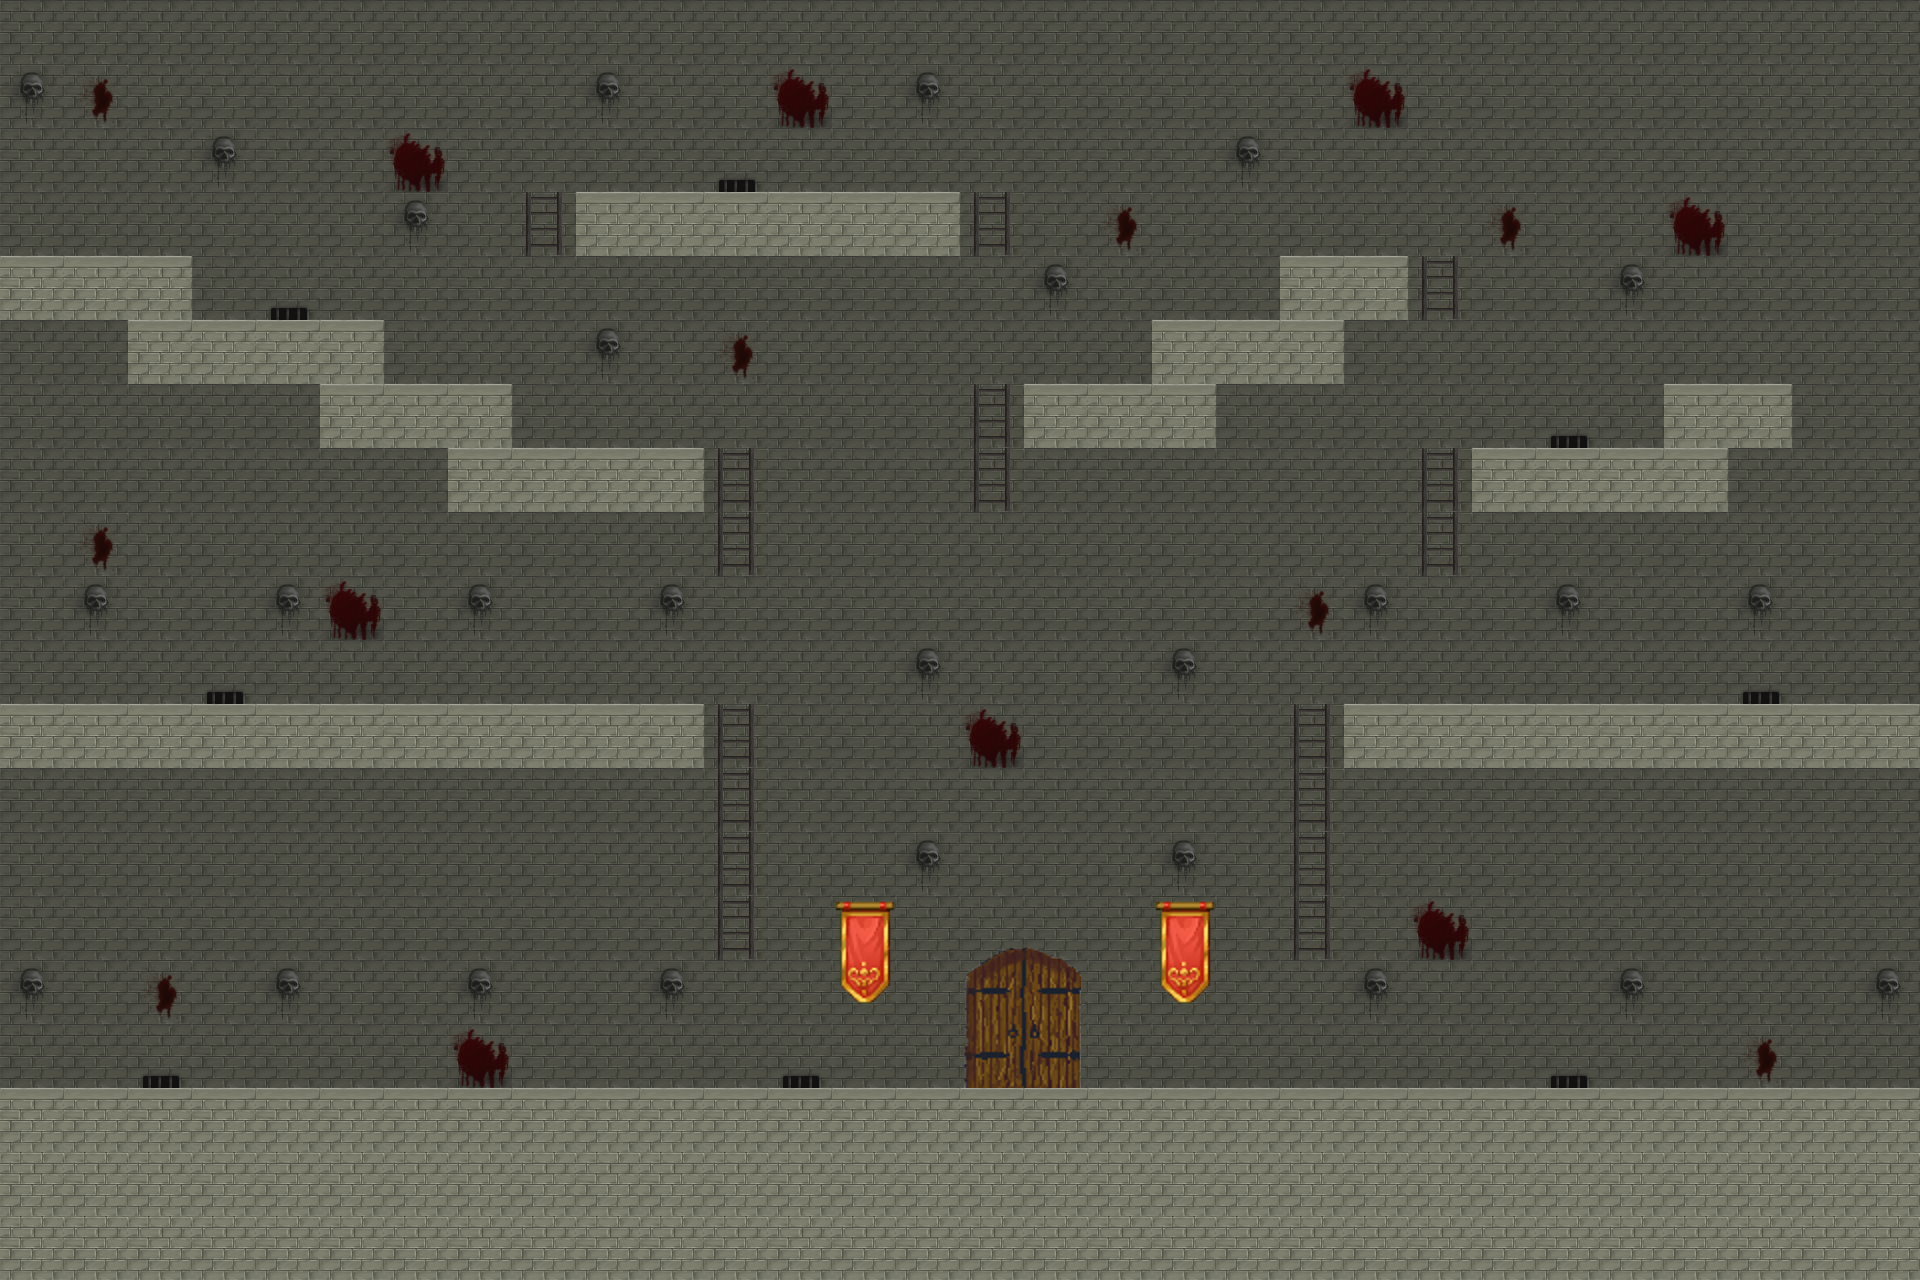

A level layout from a 2D game, rendered from its tile map. Below: a short description, then the map file with its tile-grid data intact:
An orthogonal 30x20 tile map with 64x64 px tiles, 5 tile layers (background, floors, wall paper, door, ...), 3 tilesets.

<map version="1.0" orientation="orthogonal" renderorder="right-down" width="30" height="20" tilewidth="64" tileheight="64" nextobjectid="1">
 <tileset firstgid="1" name="grunge_tile" tilewidth="64" tileheight="64" tilecount="35" columns="7">
  <image source="grunge_tile.png" width="448" height="320" />
 </tileset>
 <tileset firstgid="36" name="tiled" tilewidth="64" tileheight="64" tilecount="256" columns="16">
  <image source="tiled.png" width="1024" height="1024" />
 </tileset>
 <tileset firstgid="292" name="castledoors" tilewidth="64" tileheight="64" tilecount="6" columns="2">
  <image source="castledoors.png" width="128" height="192" />
 </tileset>
 <layer name="background" width="30" height="20">
  <data encoding="csv">
2,2,2,2,2,2,2,2,2,2,2,2,2,2,2,2,2,2,2,2,2,2,2,2,2,2,2,2,2,2,
2,2,2,2,2,2,2,2,2,2,2,2,2,2,2,2,2,2,2,2,2,2,2,2,2,2,2,2,2,2,
2,2,2,2,2,2,2,2,2,2,2,2,2,2,2,2,2,2,2,2,2,2,2,2,2,2,2,2,2,2,
2,2,2,2,2,2,2,2,2,2,2,2,2,2,2,2,2,2,2,2,2,2,2,2,2,2,2,2,2,2,
2,2,2,2,2,2,2,2,2,2,2,2,2,2,2,2,2,2,2,2,2,2,2,2,2,2,2,2,2,2,
2,2,2,2,2,2,2,2,2,2,2,2,2,2,2,2,2,2,2,2,2,2,2,2,2,2,2,2,2,2,
2,2,2,2,2,2,2,2,2,2,2,2,2,2,2,2,2,2,2,2,2,2,2,2,2,2,2,2,2,2,
2,2,2,2,2,2,2,2,2,2,2,2,2,2,2,2,2,2,2,2,2,2,2,2,2,2,2,2,2,2,
2,2,2,2,2,2,2,2,2,2,2,2,2,2,2,2,2,2,2,2,2,2,2,2,2,2,2,2,2,2,
2,2,2,2,2,2,2,2,2,2,2,2,2,2,2,2,2,2,2,2,2,2,2,2,2,2,2,2,2,2,
2,2,2,2,2,2,2,2,2,2,2,2,2,2,2,2,2,2,2,2,2,2,2,2,2,2,2,2,2,2,
2,2,2,2,2,2,2,2,2,2,2,2,2,2,2,2,2,2,2,2,2,2,2,2,2,2,2,2,2,2,
2,2,2,2,2,2,2,2,2,2,2,2,2,2,2,2,2,2,2,2,2,2,2,2,2,2,2,2,2,2,
2,2,2,2,2,2,2,2,2,2,2,2,2,2,2,2,2,2,2,2,2,2,2,2,2,2,2,2,2,2,
2,2,2,2,2,2,2,2,2,2,2,2,2,2,2,2,2,2,2,2,2,2,2,2,2,2,2,2,2,2,
2,2,2,2,2,2,2,2,2,2,2,2,2,2,2,2,2,2,2,2,2,2,2,2,2,2,2,2,2,2,
2,2,2,2,2,2,2,2,2,2,2,2,2,2,2,2,2,2,2,2,2,2,2,2,2,2,2,2,2,2,
2,2,2,2,2,2,2,2,2,2,2,2,2,2,2,2,2,2,2,2,2,2,2,2,2,2,2,2,2,2,
2,2,2,2,2,2,2,2,2,2,2,2,2,2,2,2,2,2,2,2,2,2,2,2,2,2,2,2,2,2,
2,2,2,2,2,2,2,2,2,2,2,2,2,2,2,2,2,2,2,2,2,2,2,2,2,2,2,2,2,2
</data>
 </layer>
 <layer name="floors" width="30" height="20">
  <data encoding="csv">
0,0,0,0,0,0,0,0,0,0,0,0,0,0,0,0,0,0,0,0,0,0,0,0,0,0,0,0,0,0,
0,0,0,0,0,0,0,0,0,0,0,0,0,0,0,0,0,0,0,0,0,0,0,0,0,0,0,0,0,0,
0,0,0,0,0,0,0,0,0,0,0,0,0,0,0,0,0,0,0,0,0,0,0,0,0,0,0,0,0,0,
0,0,0,0,0,0,0,0,0,8,8,8,8,8,8,0,0,0,0,0,0,0,0,0,0,0,0,0,0,0,
8,8,8,0,0,0,0,0,0,0,0,0,0,0,0,0,0,0,0,0,8,8,0,0,0,0,0,0,0,0,
0,0,8,8,8,8,0,0,0,0,0,0,0,0,0,0,0,0,8,8,8,0,0,0,0,0,0,0,0,0,
0,0,0,0,0,8,8,8,0,0,0,0,0,0,0,0,8,8,8,0,0,0,0,0,0,0,8,8,0,0,
0,0,0,0,0,0,0,8,8,8,8,0,0,0,0,0,0,0,0,0,0,0,0,8,8,8,8,0,0,0,
0,0,0,0,0,0,0,0,0,0,0,0,0,0,0,0,0,0,0,0,0,0,0,0,0,0,0,0,0,0,
0,0,0,0,0,0,0,0,0,0,0,0,0,0,0,0,0,0,0,0,0,0,0,0,0,0,0,0,0,0,
0,0,0,0,0,0,0,0,0,0,0,0,0,0,0,0,0,0,0,0,0,0,0,0,0,0,0,0,0,0,
8,8,8,8,8,8,8,8,8,8,8,0,0,0,0,0,0,0,0,0,0,8,8,8,8,8,8,8,8,8,
0,0,0,0,0,0,0,0,0,0,0,0,0,0,0,0,0,0,0,0,0,0,0,0,0,0,0,0,0,0,
0,0,0,0,0,0,0,0,0,0,0,0,0,0,0,0,0,0,0,0,0,0,0,0,0,0,0,0,0,0,
0,0,0,0,0,0,0,0,0,0,0,0,0,0,0,0,0,0,0,0,0,0,0,0,0,0,0,0,0,0,
0,0,0,0,0,0,0,0,0,0,0,0,0,0,0,0,0,0,0,0,0,0,0,0,0,0,0,0,0,0,
0,0,0,0,0,0,0,0,0,0,0,0,0,0,0,0,0,0,0,0,0,0,0,0,0,0,0,0,0,0,
0,0,0,0,0,0,0,0,0,0,0,0,0,0,0,0,0,0,0,0,0,0,0,0,0,0,0,0,0,0,
0,0,0,0,0,0,0,0,0,0,0,0,0,0,0,0,0,0,0,0,0,0,0,0,0,0,0,0,0,0,
0,0,0,0,0,0,0,0,0,0,0,0,0,0,0,0,0,0,0,0,0,0,0,0,0,0,0,0,0,0
</data>
 </layer>
 <layer name="wall paper" width="30" height="20">
  <data encoding="csv">
0,0,0,0,0,0,0,0,0,0,0,0,0,0,0,0,0,0,0,0,0,0,0,0,0,0,0,0,0,0,
10,9,0,0,0,0,0,0,0,10,0,0,11,0,10,0,0,0,0,0,0,11,0,0,0,0,0,0,0,0,
0,0,0,10,0,0,11,0,0,0,0,22,0,0,0,0,0,0,0,10,0,0,0,0,0,0,0,0,0,0,
0,0,0,0,0,0,10,0,0,0,0,0,0,0,0,0,0,9,0,0,0,0,0,9,0,0,11,0,0,0,
0,0,0,0,22,0,0,0,0,0,0,0,0,0,0,0,10,0,0,0,0,0,0,0,0,10,0,0,0,0,
0,0,0,0,0,0,0,0,0,10,0,9,0,0,0,0,0,0,0,0,0,0,0,0,0,0,0,0,0,0,
0,0,0,0,0,0,0,0,0,0,0,0,0,0,0,0,0,0,0,0,0,0,0,0,22,0,0,0,0,0,
0,0,0,0,0,0,0,0,0,0,0,0,0,0,0,0,0,0,0,0,0,0,0,0,0,0,0,0,0,0,
0,9,0,0,0,0,0,0,0,0,0,0,0,0,0,0,0,0,0,0,0,0,0,0,0,0,0,0,0,0,
0,10,0,0,10,11,0,10,0,0,10,0,0,0,0,0,0,0,0,0,9,10,0,0,10,0,0,10,0,0,
0,0,0,22,0,0,0,0,0,0,0,0,0,0,10,0,0,0,10,0,0,0,0,0,0,0,0,22,0,0,
0,0,0,0,0,0,0,0,0,0,0,0,0,0,0,11,0,0,0,0,0,0,0,0,0,0,0,0,0,0,
0,0,0,0,0,0,0,0,0,0,0,0,0,0,0,0,0,0,0,0,0,0,0,0,0,0,0,0,0,0,
0,0,0,0,0,0,0,0,0,0,0,0,0,0,10,0,0,0,10,0,0,0,0,0,0,0,0,0,0,0,
0,0,0,0,0,0,0,0,0,0,0,0,0,144,0,0,0,0,144,0,0,0,11,0,0,0,0,0,0,0,
10,0,9,0,10,0,0,10,0,0,10,0,0,160,0,0,0,0,160,0,0,10,0,0,0,10,0,0,0,10,
0,0,22,0,0,0,0,11,0,0,0,0,22,0,0,0,0,0,0,0,0,0,0,0,22,0,0,9,0,0,
0,0,0,0,0,0,0,0,0,0,0,0,0,0,0,0,0,0,0,0,0,0,0,0,0,0,0,0,0,0,
0,0,0,0,0,0,0,0,0,0,0,0,0,0,0,0,0,0,0,0,0,0,0,0,0,0,0,0,0,0,
0,0,0,0,0,0,0,0,0,0,0,0,0,0,0,0,0,0,0,0,0,0,0,0,0,0,0,0,0,0
</data>
 </layer>
 <layer name="door" width="30" height="20">
  <data encoding="csv">
0,0,0,0,0,0,0,0,0,0,0,0,0,0,0,0,0,0,0,0,0,0,0,0,0,0,0,0,0,0,
0,0,0,0,0,0,0,0,0,0,0,0,0,0,0,0,0,0,0,0,0,0,0,0,0,0,0,0,0,0,
0,0,0,0,0,0,0,0,0,0,0,0,0,0,0,0,0,0,0,0,0,0,0,0,0,0,0,0,0,0,
0,0,0,0,0,0,0,0,0,0,0,0,0,0,0,0,0,0,0,0,0,0,0,0,0,0,0,0,0,0,
0,0,0,0,0,0,0,0,0,0,0,0,0,0,0,0,0,0,0,0,0,0,0,0,0,0,0,0,0,0,
0,0,0,0,0,0,0,0,0,0,0,0,0,0,0,0,0,0,0,0,0,0,0,0,0,0,0,0,0,0,
0,0,0,0,0,0,0,0,0,0,0,0,0,0,0,0,0,0,0,0,0,0,0,0,0,0,0,0,0,0,
0,0,0,0,0,0,0,0,0,0,0,0,0,0,0,0,0,0,0,0,0,0,0,0,0,0,0,0,0,0,
0,0,0,0,0,0,0,0,0,0,0,0,0,0,0,0,0,0,0,0,0,0,0,0,0,0,0,0,0,0,
0,0,0,0,0,0,0,0,0,0,0,0,0,0,0,0,0,0,0,0,0,0,0,0,0,0,0,0,0,0,
0,0,0,0,0,0,0,0,0,0,0,0,0,0,0,0,0,0,0,0,0,0,0,0,0,0,0,0,0,0,
0,0,0,0,0,0,0,0,0,0,0,0,0,0,0,0,0,0,0,0,0,0,0,0,0,0,0,0,0,0,
0,0,0,0,0,0,0,0,0,0,0,0,0,0,0,0,0,0,0,0,0,0,0,0,0,0,0,0,0,0,
0,0,0,0,0,0,0,0,0,0,0,0,0,0,0,0,0,0,0,0,0,0,0,0,0,0,0,0,0,0,
0,0,0,0,0,0,0,0,0,0,0,0,0,0,0,292,293,0,0,0,0,0,0,0,0,0,0,0,0,0,
0,0,0,0,0,0,0,0,0,0,0,0,0,0,0,294,295,0,0,0,0,0,0,0,0,0,0,0,0,0,
0,0,0,0,0,0,0,0,0,0,0,0,0,0,0,296,297,0,0,0,0,0,0,0,0,0,0,0,0,0,
0,0,0,0,0,0,0,0,0,0,0,0,0,0,0,0,0,0,0,0,0,0,0,0,0,0,0,0,0,0,
0,0,0,0,0,0,0,0,0,0,0,0,0,0,0,0,0,0,0,0,0,0,0,0,0,0,0,0,0,0,
0,0,0,0,0,0,0,0,0,0,0,0,0,0,0,0,0,0,0,0,0,0,0,0,0,0,0,0,0,0
</data>
 </layer>
 <layer name="stairs" width="30" height="20">
  <data encoding="csv">
0,0,0,0,0,0,0,0,0,0,0,0,0,0,0,0,0,0,0,0,0,0,0,0,0,0,0,0,0,0,
0,0,0,0,0,0,0,0,0,0,0,0,0,0,0,0,0,0,0,0,0,0,0,0,0,0,0,0,0,0,
0,0,0,0,0,0,0,0,0,0,0,0,0,0,0,0,0,0,0,0,0,0,0,0,0,0,0,0,0,0,
0,0,0,0,0,0,0,0,19,0,0,0,0,0,0,19,0,0,0,0,0,0,0,0,0,0,0,0,0,0,
0,0,0,0,0,0,0,0,0,0,0,0,0,0,0,0,0,0,0,0,0,0,19,0,0,0,0,0,0,0,
0,0,0,0,0,0,0,0,0,0,0,0,0,0,0,0,0,0,0,0,0,0,0,0,0,0,0,0,0,0,
0,0,0,0,0,0,0,0,0,0,0,0,0,0,0,19,0,0,0,0,0,0,0,0,0,0,0,0,0,0,
0,0,0,0,0,0,0,0,0,0,0,19,0,0,0,19,0,0,0,0,0,0,19,0,0,0,0,0,0,0,
0,0,0,0,0,0,0,0,0,0,0,19,0,0,0,0,0,0,0,0,0,0,19,0,0,0,0,0,0,0,
0,0,0,0,0,0,0,0,0,0,0,0,0,0,0,0,0,0,0,0,0,0,0,0,0,0,0,0,0,0,
0,0,0,0,0,0,0,0,0,0,0,0,0,0,0,0,0,0,0,0,0,0,0,0,0,0,0,0,0,0,
0,0,0,0,0,0,0,0,0,0,0,19,0,0,0,0,0,0,0,0,19,0,0,0,0,0,0,0,0,0,
0,0,0,0,0,0,0,0,0,0,0,19,0,0,0,0,0,0,0,0,19,0,0,0,0,0,0,0,0,0,
0,0,0,0,0,0,0,0,0,0,0,19,0,0,0,0,0,0,0,0,19,0,0,0,0,0,0,0,0,0,
0,0,0,0,0,0,0,0,0,0,0,19,0,0,0,0,0,0,0,0,19,0,0,0,0,0,0,0,0,0,
0,0,0,0,0,0,0,0,0,0,0,0,0,0,0,0,0,0,0,0,0,0,0,0,0,0,0,0,0,0,
0,0,0,0,0,0,0,0,0,0,0,0,0,0,0,0,0,0,0,0,0,0,0,0,0,0,0,0,0,0,
8,8,8,8,8,8,8,8,8,8,8,8,8,8,8,8,8,8,8,8,8,8,8,8,8,8,8,8,8,8,
1,1,1,1,1,1,1,1,1,1,1,1,1,1,1,1,1,1,1,1,1,1,1,1,1,1,1,1,1,1,
1,1,1,1,1,1,1,1,1,1,1,1,1,1,1,1,1,1,1,1,1,1,1,1,1,1,1,1,1,1
</data>
 </layer>
</map>
